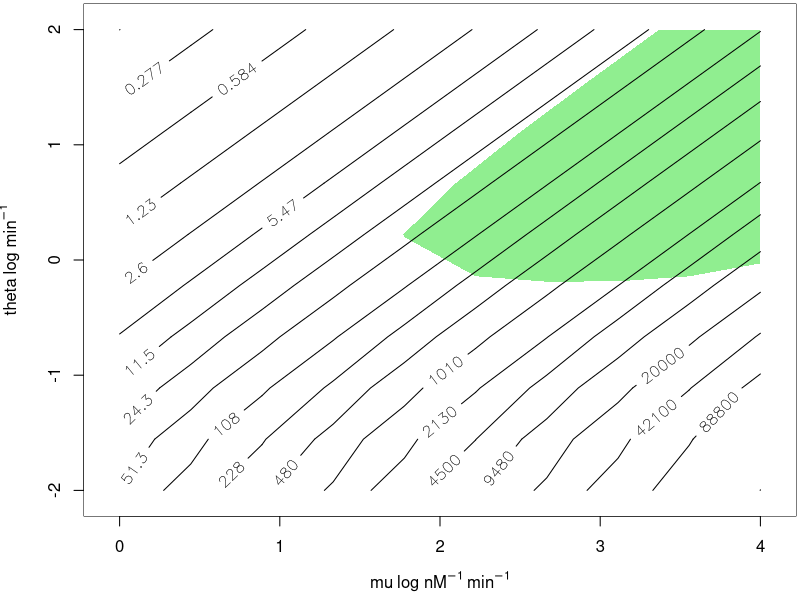

Recreate this plot in R.
# A universal biomolecular integral feedback controller for robust perfect adaptation
# Stephanie K. Aoki, Gabriele Lillacci, Ankit Gupta, Armin Baumschlager, David Schweingruber & Mustafa Khammash

# Simulations presented in Extended Data Figure 2

# Load required packages
library (deSolve)

# Clean up & initialize
rm (list = ls ())
graphics.off ()

# Fixed parameters
da = c (log(2)/25)
w = 5*da[1]
k5 = 0.5*da[1]
k3 = 0.05

# Define accuracy threshold
thr = 1e-4
# Define max simulation time
Tmax = 50000
# Keep track of maximum simulation error
maxerr = 0

# Define number of points of grid in each dimesion
# For these simulations, we use 2 fixed values of k
N = c (10, 10, 2)

# Create grid of log-spaced values for variable parameters
mu_seq = 10^(seq (log10 (1e0), log10 (1e4), length.out = N[1]))
theta_seq = 10^(seq (log10 (1e-2), log10 (1e2), length.out = N[2]))
k_seq = c(0.06, 0.6)

# Preallocate array to store the essr and the ssy0
essr = array (0, c(N,3))
ssy0 = array (0, c(N,3))

# Define function to evaluate the RHS of the ODE model
APInd <- function (t, y, p) {
	Vmax = 10000
	k = Vmax/(2*p[4])
	list(c(
		p[1] - p[3]*y[1]*y[2] - p[6]*y[1],
		p[2]*y[3] - p[3]*y[1]*y[2] - p[6]*y[2],
		Vmax*y[1]/(k+y[1]) - (p[5] + p[6] + p[7])*y[3]
	))
}

# Main loop
for (i in seq (1, N[1]))
{
	cat ('\n')
	cat (i)
	
	for (j in seq (1, N[2]))
	{
		for (k in seq (1, N[3]))
		{
			# Set sequence values to current parameter values
			k1 = mu_seq[i]
			k2 = theta_seq[j]
			k4 = k_seq[k]
			
			for (z in seq (1,length(da)))
			{
				# Set d to the current 
				d = da[z]
	
				# Solve with disturbance
				TI = 0; TF = 100
				sol = ode (y = c (0,0,0), func = APInd, times = c (TI, TF), parms = c(k1,k2,k3,k4,k5,d,w), method = 'bdf')
				# Extend the solution until either tolerance is met or Tmax is reached
				while (norm (sol[2,2:4]-sol[1,2:4], type='2') > thr && TF < Tmax)
				{
					TI = TF; TF = TF + 100
					sol = ode (y = sol[2,2:4], func = APInd, times = c (TI, TF), parms = c(k1,k2,k3,k4,k5,d,w), method = 'bdf')
				}
				ss = sol[2,4]
				
				# Warn if Tmax is reached and tolerance is not met
				if (TF == Tmax)
				{
					cat ('\n\nWarning: Tmax reached\n')
					cat ('Norm of difference:\n')
					cat (norm (sol[2,2:4]-sol[1,2:4], type='2'))
					cat ('\n\n')
					maxerr = max (maxerr, norm (sol[2,2:4]-sol[1,2:4], type='2'))
				}
			
				# Solve without disturbance
				TI = 0; TF = 100
				sol = ode (y = c (0,0,0), func = APInd, times = c (TI, TF), parms = c(k1,k2,k3,k4,k5,d,0), method = 'bdf')
				# Extend the solution until either tolerance is met or Tmax is reached
				while (norm (sol[2,2:4]-sol[1,2:4], type='2') > thr && TF < Tmax)
				{
					TI = TF; TF = TF + 100
					sol = ode (y = sol[2,2:4], func = APInd, times = c (TI, TF), parms = c(k1,k2,k3,k4,k5,d,0), method = 'bdf')
				}
				ss0 = sol[2,4]
				
				# Warn if Tmax is reached and tolerance is not met
				if (TF >= Tmax)
				{
					cat ('\n\nWarning: Tmax reached\n')
					cat ('Norm of difference:\n')
					cat (norm (sol[2,2:4]-sol[1,2:4], type='2'))
					cat ('\n\n')
					maxerr = max (maxerr, norm (sol[2,2:4]-sol[1,2:4], type='2'))
				}
							
				# Calculate essr and ssy0
				ssy0[i,j,k,z] = ss0;
				essr[i,j,k,z] = (ss0-ss)/ss0;
			}
		}
		
		cat (' ')
		cat (j)
	}
}

# Display the percentage of grid points with rel error less than 5%
cat ('\n\nPercentage of grid points with less than 5% relative error:\n')
cat (sum(essr<0.05)/length(essr))
cat ('\n')


## Plotting function. This function will generate a 2-d plot showing a slice of the 3D parameter grid,
## i.e. a 2D plot for a fixed value of k. The argument s is the index of k_seq containing the value of k to plot.
anifun = function (s) 
{
	# Init graphic device
	quartz (width = 7, height = 5)
	par (mar = c (4, 4, 0, 0) + 0.2)
	# Set axes labels
	xl = expression ('mu' ~ 'log nM'^-1 ~ 'min'^-1)
	yl = expression ('theta' ~ 'log min'^-1)
	# Call empty plot
	image (log10(mu_seq), log10(theta_seq), essr[,,s,1], col = 'white', xlab = xl, ylab = yl, main = NA)
	# Add region of essr < 0.05 for bacteria
	.filled.contour(log10(mu_seq), log10(theta_seq), essr[,,s,1], levels = c(0, 0.05), col = c('lightgreen', 'white'))
	# Calculate levels for contours of ssy0
	levs = 10^(seq( log10 (min(ssy0[,,s,1])), log10(max(ssy0[,,s,1])), length.out = 20))
	levs = signif (levs, 3)
	# Add contour plots of ssy0
	contour(log10(mu_seq), log10(theta_seq), ssy0[,,s,1], levels = levs, labcex = 1, add=T)
}


## Plot the figure in the paper
## This generates extended data fig. 1d
anifun(1)
